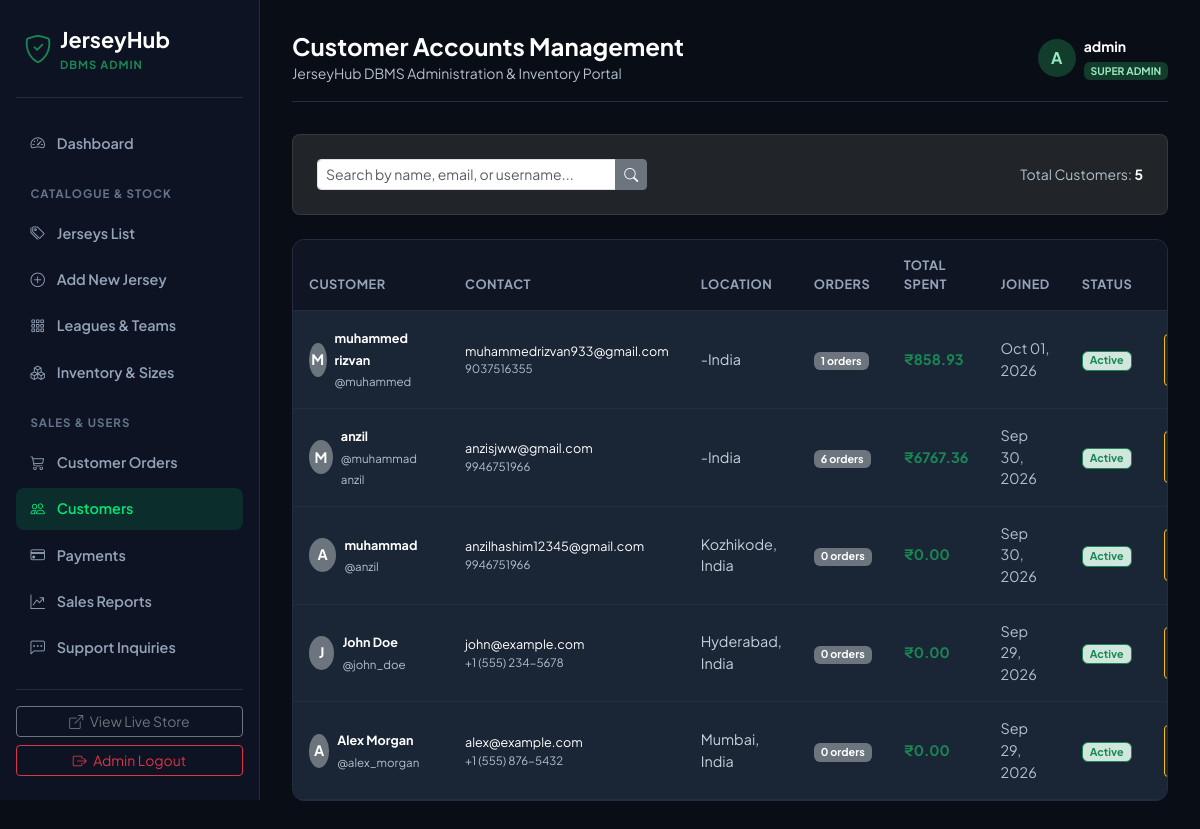
The page /admin/customers (signed in) on the database its author committed.
### models.py (models this page shows, shortened)
class User(UserMixin, db.Model):
    __tablename__ = 'users'
    id = db.Column(db.Integer, primary_key=True)
    username = db.Column(db.String(80), unique=True, nullable=False, index=True)
    email = db.Column(db.String(120), unique=True, nullable=False, index=True)
    password_hash = db.Column(db.String(255), nullable=False)
    full_name = db.Column(db.String(120), nullable=True)
    phone = db.Column(db.String(25), nullable=True)
    address = db.Column(db.Text, nullable=True)
    city = db.Column(db.String(80), nullable=True)
    state = db.Column(db.String(80), nullable=True)
    postal_code = db.Column(db.String(20), nullable=True)
    country = db.Column(db.String(80), default='India')
    is_admin = db.Column(db.Boolean, default=False, nullable=False)
    is_active = db.Column(db.Boolean, default=True, nullable=False)
    created_at = db.Column(db.DateTime, default=datetime.utcnow)
    orders = db.relationship('Order', backref='customer', lazy='dynamic', cascade='all, delete-orphan')
    cart_items = db.relationship('CartItem', backref='user', lazy='dynamic', cascade='all, delete-orphan')
    reviews = db.relationship('Review', backref='author', lazy='dynamic', cascade='all, delete-orphan')
    @property
    def orders_count(self):
        return self.orders.count()
    @property
    def total_spent(self):
        completed_orders = self.orders.filter(Order.status.in_(['Processing', 'Shipped', 'Delivered', 'Pending'])).all()
        return sum(float(order.total_amount) for order in completed_orders)

class Order(db.Model):
    __tablename__ = 'orders'
    id = db.Column(db.Integer, primary_key=True)
    order_number = db.Column(db.String(30), unique=True, nullable=False, index=True)
    user_id = db.Column(db.Integer, db.ForeignKey('users.id', ondelete='SET NULL'), nullable=True)
    subtotal = db.Column(db.Numeric(10, 2), nullable=False)
    shipping_fee = db.Column(db.Numeric(10, 2), default=0.00, nullable=False)
    total_amount = db.Column(db.Numeric(10, 2), nullable=False)
    status = db.Column(db.String(30), default='Pending', nullable=False) # Pending, Processing, Shipped, Delivered, Cancelled
    shipping_name = db.Column(db.String(120), nullable=False)
    shipping_phone = db.Column(db.String(25), nullable=False)
    shipping_address = db.Column(db.Text, nullable=False)
    shipping_city = db.Column(db.String(80), nullable=False)
    shipping_state = db.Column(db.String(80), nullable=True)
    shipping_postal_code = db.Column(db.String(20), nullable=False)
    shipping_country = db.Column(db.String(80), default='India')
    notes = db.Column(db.Text, nullable=True)
    created_at = db.Column(db.DateTime, default=datetime.utcnow, index=True)
    updated_at = db.Column(db.DateTime, default=datetime.utcnow, onupdate=datetime.utcnow)
    items = db.relationship('OrderItem', backref='order', lazy='dynamic', cascade='all, delete-orphan')
    payment = db.relationship('Payment', backref='order', uselist=False, cascade='all, delete-orphan')

### routes/admin.py (the view)
@admin_bp.route('/customers')
@admin_required
def customers():
    search = request.args.get('search', '').strip()
    query = User.query.filter_by(is_admin=False)
    if search:
        query = query.filter(
            (User.username.ilike(f'%{search}%')) |
            (User.email.ilike(f'%{search}%')) |
            (User.full_name.ilike(f'%{search}%'))
        )
    customers_list = query.order_by(User.created_at.desc()).all()
    return render_template('admin/customers.html', customers=customers_list, search=search)

### models.py (called while the page is built)
@login_manager.user_loader
def load_user(user_id):
    return db.session.get(User, int(user_id))

### routes/admin.py (called while the page is built)
@admin_bp.after_request
def prevent_admin_page_caching(response):
    response.headers['Cache-Control'] = 'no-store, no-cache, must-revalidate, private'
    response.headers['Pragma'] = 'no-cache'
    response.headers['Expires'] = '0'
    return response

def admin_required(f):
    @wraps(f)
    def decorated_function(*args, **kwargs):
        if not current_user.is_authenticated:
            return redirect(url_for('admin.login', next=request.url))
        if not current_user.is_admin:
            flash('Access denied. Administrator privileges required.', 'danger')
            return redirect(url_for('main.home'))
        return f(*args, **kwargs)
    return decorated_function

### templates/admin/customers.html (shortened to what this page needs)
{% extends 'admin/base.html' %}
{% block page_title %}Customer Accounts Management{% endblock %}
{% block content %}
<div class="card bg-dark border-secondary border-opacity-25 rounded-3 p-4 mb-4">
  <div class="row justify-content-between align-items-center">
    <div class="col-md-5">
      <form action="{{ url_for('admin.customers') }}" method="GET" class="input-group input-group-sm">
        <input type="text" name="search" value="{{ search }}" class="form-control" placeholder="Search by name, email, or username...">
        <button class="btn btn-secondary" type="submit"><i class="bi bi-search"></i></button>
      </form>
    </div>
    <div class="col-md-4 text-md-end text-muted small mt-2 mt-md-0">
      Total Customers: <strong class="text-white">{{ customers|length }}</strong>
    </div>
  </div>
</div>
<div class="admin-table">
  <div class="table-responsive">
    <table class="table mb-0 align-middle">
      <thead>
        <tr>
          <th>Customer</th>
          <th>Contact</th>
          <th>Location</th>
          <th>Orders</th>
          <th>Total Spent</th>
          <th>Joined</th>
          <th>Status</th>
          <th class="text-end">Action</th>
        </tr>
      </thead>
      <tbody>
        {% for c in customers %}
          <tr>
            <td>
              <div class="d-flex align-items-center gap-2">
                <div class="bg-secondary rounded-circle text-white fw-bold d-flex align-items-center justify-content-center" style="width: 34px; height: 34px;">
                  {{ c.username[:1].upper() }}
                </div>
                <div>
                  <a class="fw-bold text-white small text-decoration-none" href="{{ url_for('admin.customer_detail', user_id=c.id) }}">{{ c.full_name or c.username }}</a>
                  <a class="text-muted text-decoration-none" style="font-size: 0.72rem;" href="{{ url_for('admin.customer_detail', user_id=c.id) }}">@{{ c.username }}</a>
                </div>
              </div>
            </td>
            <td>
              <div class="text-white small">{{ c.email }}</div>
              <div class="text-muted" style="font-size: 0.72rem;">{{ c.phone or 'No phone' }}</div>
            </td>
            <td class="text-white-50 small">
              {{ c.city or '-' }}{% if c.city and c.country %}, {% endif %}{{ c.country or '' }}
            </td>
            <td>
              <span class="badge bg-secondary">{{ c.orders_count }} orders</span>
            </td>
            <td>
              <strong class="text-success">₹{{ "%.2f"|format(c.total_spent) }}</strong>
            </td>
            <td class="text-muted small">
              {{ c.created_at.strftime('%b %d, %Y') }}
            </td>
            <td>
              {% if c.is_active %}
                <span class="badge bg-success-subtle text-success border border-success">Active</span>
              {% else %}
                <span class="badge bg-danger-subtle text-danger border border-danger">Deactivated</span>
              {% endif %}
            </td>
            <td class="text-end">
              <form action="{{ url_for('admin.toggle_customer_status', user_id=c.id) }}" method="POST" class="d-inline" onsubmit="return confirm('Change status for customer {{ c.username }}?');">
                <button type="submit" class="btn btn-sm {% if c.is_active %}btn-outline-warning{% else %}btn-outline-success{% endif %} py-1 px-2" title="Toggle active status">
                </button>
              </form>
            </td>
          </tr>
        {% else %}
          <tr>
            <td colspan="8" class="text-center py-4 text-muted">
              No registered customers found.
            </td>
          </tr>
        {% endfor %}
      </tbody>
    </table>
  </div>
</div>
{% endblock %}

### templates/admin/base.html (shortened to what this page needs)
<!DOCTYPE html>
<html lang="en">
<head>
  <link href="https://cdn.jsdelivr.net/npm/bootstrap@5.3.3/dist/css/bootstrap.min.css" rel="stylesheet">
  <link href="https://cdn.jsdelivr.net/npm/bootstrap-icons@1.11.3/font/bootstrap-icons.min.css" rel="stylesheet">
  <link rel="stylesheet" href="{{ url_for('static', filename='css/admin.css') }}">
</head>
<body class="admin-body">
  <aside class="admin-sidebar">
    <a href="{{ url_for('admin.dashboard') }}" class="admin-brand">
      <i class="bi bi-shield-check text-success fs-3"></i>
      <div>
        <div class="fw-bold">JerseyHub</div>
        <div class="text-success small" style="font-size: 0.7rem; font-weight: 700; letter-spacing: 1px;">DBMS ADMIN</div>
      </div>
    </a>
    <ul class="admin-nav flex-grow-1">
      <li class="admin-nav-item">
        <a href="{{ url_for('admin.dashboard') }}" class="{% if request.endpoint == 'admin.dashboard' %}active{% endif %}">
          <i class="bi bi-speedometer2"></i> Dashboard
        </a>
      </li>
      <li class="admin-nav-section-title">Catalogue & Stock</li>
      <li class="admin-nav-item">
        <a href="{{ url_for('admin.products') }}" class="{% if request.endpoint in ['admin.products', 'admin.edit_product'] %}active{% endif %}">
          <i class="bi bi-tags"></i> Jerseys List
        </a>
      </li>
      <li class="admin-nav-item">
        <a href="{{ url_for('admin.add_product') }}" class="{% if request.endpoint == 'admin.add_product' %}active{% endif %}">
          <i class="bi bi-plus-circle"></i> Add New Jersey
        </a>
      </li>
      <li class="admin-nav-item">
        <a href="{{ url_for('admin.categories') }}" class="{% if request.endpoint == 'admin.categories' %}active{% endif %}">
          <i class="bi bi-grid-3x3-gap"></i> Leagues & Teams
        </a>
      </li>
      <li class="admin-nav-item">
        <a href="{{ url_for('admin.inventory') }}" class="{% if request.endpoint == 'admin.inventory' %}active{% endif %}">
          <i class="bi bi-boxes"></i> Inventory & Sizes
        </a>
      </li>
      <li class="admin-nav-section-title">Sales & Users</li>
      <li class="admin-nav-item">
        <a href="{{ url_for('admin.orders') }}" class="{% if request.endpoint in ['admin.orders', 'admin.order_detail'] %}active{% endif %}">
          <i class="bi bi-cart3"></i> Customer Orders
        </a>
      </li>
      <li class="admin-nav-item">
        <a href="{{ url_for('admin.customers') }}" class="{% if request.endpoint == 'admin.customers' %}active{% endif %}">
          <i class="bi bi-people"></i> Customers
        </a>
      </li>
      <li class="admin-nav-item">
        <a href="{{ url_for('admin.payments') }}" class="{% if request.endpoint == 'admin.payments' %}active{% endif %}">
          <i class="bi bi-credit-card"></i> Payments
        </a>
      </li>
      <li class="admin-nav-item">
        <a href="{{ url_for('admin.sales') }}" class="{% if request.endpoint == 'admin.sales' %}active{% endif %}">
          <i class="bi bi-graph-up-arrow"></i> Sales Reports
        </a>
      </li>
      <li class="admin-nav-item">
        <a href="{{ url_for('admin.messages') }}" class="{% if request.endpoint == 'admin.messages' %}active{% endif %}">
          <i class="bi bi-chat-left-dots"></i> Support Inquiries
        </a>
      </li>
    </ul>
    <div class="pt-3 border-top border-secondary border-opacity-25 mt-auto">
      <a href="{{ url_for('main.home') }}" class="btn btn-sm btn-outline-secondary w-100 mb-2" target="_blank">
        <i class="bi bi-box-arrow-up-right me-1"></i> View Live Store
      </a>
      <a href="{{ url_for('admin.logout') }}" class="btn btn-sm btn-outline-danger w-100">
        <i class="bi bi-box-arrow-right me-1"></i> Admin Logout
      </a>
    </div>
  </aside>
  <main class="admin-main">
    <header class="admin-topbar">
      <div>
        <h4 class="fw-bold text-white mb-0">{% block page_title %}Dashboard Overview{% endblock %}</h4>
        <span class="text-muted small">JerseyHub DBMS Administration & Inventory Portal</span>
      </div>
      <div class="d-flex align-items-center gap-3">
        <div class="d-flex align-items-center gap-2">
          <div class="rounded-circle bg-success text-dark fw-bold d-flex align-items-center justify-content-center" style="width: 38px; height: 38px;">
            A
          </div>
          <div>
            <div class="fw-bold text-white small">{{ current_user.username }}</div>
            <span class="badge bg-success text-dark" style="font-size: 0.65rem;">SUPER ADMIN</span>
          </div>
        </div>
      </div>
    </header>
    {% block content %}{% endblock %}
  </main>
</body>
</html>

### static/css/admin.css (style rules this page uses)
:root { --admin-sidebar-w: 260px; --admin-bg: #090d16; --admin-card: #131a29; --admin-border: #232d42; --admin-accent: #00e676; }
body.admin-body { background-color: var(--admin-bg); color: #e2e8f0; font-family: 'Plus Jakarta Sans', system-ui, -apple-system, sans-serif; overflow-x: hidden; }
.admin-body .text-muted { color: #b3c0cd !important; }
.admin-body .text-white-50 { color: #c5d0db !important; }
.admin-body .text-dark { color: #e2e8f0 !important; }
.admin-body .bg-success.text-dark { background-color: #123c2b !important; border-color: #1c6847 !important; color: #9be8be !important; }
.admin-sidebar { width: var(--admin-sidebar-w); height: 100vh; position: fixed; top: 0; left: 0; background-color: #0d1322; border-right: 1px solid var(--admin-border); padding: 1.5rem 1rem; display: flex; flex-direction: column; z-index: 1000; overflow-y: auto; }
.admin-brand { font-size: 1.35rem; font-weight: 800; color: #fff; text-decoration: none; display: flex; align-items: center; gap: 8px; padding: 0 0.5rem 1.5rem; border-bottom: 1px solid var(--admin-border); margin-bottom: 1.5rem; }
.admin-nav { list-style: none; padding: 0; margin: 0; display: flex; flex-direction: column; gap: 4px; }
.admin-nav-item a { display: flex; align-items: center; gap: 12px; padding: 0.65rem 0.9rem; border-radius: 8px; color: #94a3b8; text-decoration: none; font-size: 0.9rem; font-weight: 600; transition: all 0.2s; }
.admin-nav-item a:hover, .admin-nav-item a.active { background-color: rgba(0, 230, 118, 0.12); color: var(--admin-accent); }
.admin-nav-section-title { font-size: 0.72rem; text-transform: uppercase; color: #64748b; font-weight: 700; letter-spacing: 1px; padding: 1rem 0.9rem 0.4rem; }
.admin-main { margin-left: var(--admin-sidebar-w); padding: 2rem; min-height: 100vh; }
.admin-topbar { display: flex; justify-content: space-between; align-items: center; margin-bottom: 2rem; padding-bottom: 1rem; border-bottom: 1px solid var(--admin-border); }
.admin-table { background: #1a2535; border: 1px solid var(--admin-border); border-radius: 12px; overflow: hidden; }
.admin-table table { margin-bottom: 0; color: #e2e8f0; --bs-table-color: #e2e8f0; --bs-table-bg: #1a2535; }
.admin-table th { background: #0f1523; color: #94a3b8; font-weight: 700; font-size: 0.8rem; text-transform: uppercase; letter-spacing: 0.5px; padding: 1rem; border-bottom: 1px solid var(--admin-border); }
.admin-table td { padding: 1rem; vertical-align: middle; border-bottom: 1px solid rgba(255,255,255,0.04); font-size: 0.9rem; }

### rows shown on the page
User: username "admin"
User: username "M", full_name "muhammed rizvan", username "muhammed", email "muhammedrizvan933@gmail.com", phone "9037516355", city "-", country "India", orders_count "1", created_at "Oct 01, 2026", shows "Active"
Order: total_spent "858.93"
User: username "M", full_name "anzil", username "muhammad anzil", email "anzisjww@gmail.com", phone "9946751966", city "-", country "India", orders_count "6", created_at "Sep 30, 2026", is_active "Active"
Order: total_spent "6767.36"
User: username "A", full_name "muhammad", username "anzil", email "anzilhashim12345@gmail.com", phone "9946751966", city "Kozhikode", country "India", orders_count "0", total_spent "0.00", created_at "Sep 30, 2026", is_active "Active"
User: username "J", full_name "John Doe", username "john_doe", email "john@example.com", phone "+1 (555) 234-5678", city "Hyderabad", country "India", orders_count "0", total_spent "0.00", created_at "Sep 29, 2026", is_active "Active"
User: username "A", full_name "Alex Morgan", username "alex_morgan", email "alex@example.com", phone "+1 (555) 876-5432", city "Mumbai", country "India", orders_count "0", total_spent "0.00", created_at "Sep 29, 2026", is_active "Active"

### other values the page prints
{{ customers|length }} "5"
